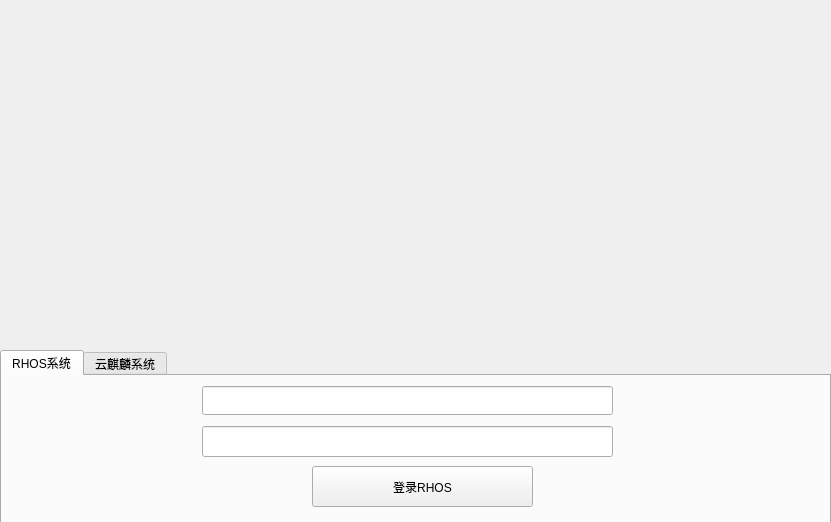
<?xml version="1.0" encoding="UTF-8"?>
<ui version="4.0">
 <class>MainWindow</class>
 <widget class="QMainWindow" name="MainWindow">
  <property name="windowModality">
   <enum>Qt::NonModal</enum>
  </property>
  <property name="geometry">
   <rect>
    <x>0</x>
    <y>0</y>
    <width>831</width>
    <height>522</height>
   </rect>
  </property>
  <property name="windowTitle">
   <string>MainWindow</string>
  </property>
  <property name="toolButtonStyle">
   <enum>Qt::ToolButtonIconOnly</enum>
  </property>
  <widget class="QWidget" name="centralwidget">
   <widget class="QTabWidget" name="tabWidget">
    <property name="geometry">
     <rect>
      <x>0</x>
      <y>350</y>
      <width>831</width>
      <height>181</height>
     </rect>
    </property>
    <property name="tabPosition">
     <enum>QTabWidget::North</enum>
    </property>
    <property name="tabShape">
     <enum>QTabWidget::Rounded</enum>
    </property>
    <property name="currentIndex">
     <number>0</number>
    </property>
    <property name="elideMode">
     <enum>Qt::ElideNone</enum>
    </property>
    <property name="documentMode">
     <bool>false</bool>
    </property>
    <widget class="QWidget" name="rh_tab">
     <attribute name="title">
      <string>RHOS系统</string>
     </attribute>
     <widget class="QStackedWidget" name="rh_group">
      <property name="geometry">
       <rect>
        <x>20</x>
        <y>10</y>
        <width>801</width>
        <height>171</height>
       </rect>
      </property>
      <property name="currentIndex">
       <number>0</number>
      </property>
      <widget class="QWidget" name="page_login">
       <widget class="QLineEdit" name="lineEdit">
        <property name="geometry">
         <rect>
          <x>180</x>
          <y>0</y>
          <width>411</width>
          <height>29</height>
         </rect>
        </property>
       </widget>
       <widget class="QLineEdit" name="pwd_edit">
        <property name="geometry">
         <rect>
          <x>180</x>
          <y>40</y>
          <width>411</width>
          <height>31</height>
         </rect>
        </property>
       </widget>
       <widget class="QPushButton" name="btn_login">
        <property name="geometry">
         <rect>
          <x>290</x>
          <y>80</y>
          <width>221</width>
          <height>41</height>
         </rect>
        </property>
        <property name="text">
         <string>登录RHOS</string>
        </property>
       </widget>
      </widget>
      <widget class="QWidget" name="page_launch">
       <widget class="QPushButton" name="btn_launch">
        <property name="geometry">
         <rect>
          <x>420</x>
          <y>40</y>
          <width>221</width>
          <height>41</height>
         </rect>
        </property>
        <property name="text">
         <string>进入RHOS</string>
        </property>
       </widget>
       <widget class="QPushButton" name="btn_back">
        <property name="geometry">
         <rect>
          <x>180</x>
          <y>40</y>
          <width>221</width>
          <height>41</height>
         </rect>
        </property>
        <property name="text">
         <string>&lt;&lt;返回</string>
        </property>
       </widget>
      </widget>
     </widget>
    </widget>
    <widget class="QWidget" name="vnc_tab">
     <attribute name="title">
      <string>云麒麟系统</string>
     </attribute>
     <widget class="QLineEdit" name="edit_vnc_addr">
      <property name="geometry">
       <rect>
        <x>220</x>
        <y>30</y>
        <width>411</width>
        <height>31</height>
       </rect>
      </property>
     </widget>
     <widget class="QPushButton" name="btn_vnc_login">
      <property name="geometry">
       <rect>
        <x>310</x>
        <y>80</y>
        <width>211</width>
        <height>41</height>
       </rect>
      </property>
      <property name="text">
       <string>登录云麒麟</string>
      </property>
     </widget>
    </widget>
   </widget>
  </widget>
  <widget class="QMenuBar" name="menubar">
   <property name="geometry">
    <rect>
     <x>0</x>
     <y>0</y>
     <width>831</width>
     <height>26</height>
    </rect>
   </property>
  </widget>
 </widget>
 <resources/>
 <connections/>
</ui>
